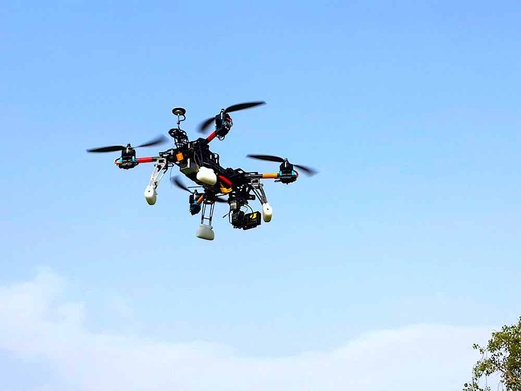
#> input picture images/02c436d5-pic_1214.jpg, 521 x 391 px, shrunk from 1000 x 750 before the run, found by its file name; its folder holds 4 pictures in this run
$ jupyter execute --allow-errors Drone_Annotation_Project.ipynb   (shell and % lines are left out)
#> lines starting #> are read from the running program, lines starting #| are printed output that depends on the picture
<a href="https://colab.research.google.com/github/maxprodigy/drone-object-detection/blob/main/Drone_Annotation_Project.ipynb" target="_parent"></a>

# **PROJECT SUMMARY**

**I started by installing and configuring the Kaggle API to download and unzip a drone dataset. Then I listed the extracted files and checked the folder structure to verify proper extraction. Using glob, I searched for all image files in the dataset and printed a count of found images. I also set up Ngrok for tunneling, remote access and annotation purposes.**

**Finally I annotated the images on 'Label Studio' and brought the COCO version back here for visualization and splitting the training sets**

[cell 1]
import os

# Set up Kaggle API key
os.environ["KAGGLE_CONFIG_DIR"] = "/content"

# Download and unzip the dataset

[cell 2]
import os

# List all files and folders in the root directory
#> (the rest of this cell did not finish here and is left out)

[cell 3]
import os

# Check extracted files
dataset_path = "/content"
#> (the rest of this cell did not finish here and is left out)

[cell 4]
import glob

# Find images in all subdirectories
image_files = glob.glob("/content/**/*.jpg", recursive=True)  # Adjust for PNG if needed

print(f"🖼️ Found {len(image_files)} images")
print("First few images:", image_files[:5])

[cell 5]
from google.colab import files

uploaded = files.upload()  # Manually select your COCO JSON annotation file
#> the answer given: 026afe2a-yoto00059.jpg

[cell 6]
import os

print("📂 Files in Colab session:")
#> (the rest of this cell did not finish here and is left out)

[cell 7]
import json

# Define the correct path to your COCO JSON file
json_path = "/content/result.json"  # Adjust if it's in a different folder

# Load the COCO JSON file
with open(json_path, "r") as f:
#> (reads result.json from the repository)
    coco_data = json.load(f)

# Print summary of the dataset
print(f" Successfully loaded {len(coco_data['images'])} images and {len(coco_data['annotations'])} annotations.")
print("Categories:", coco_data["categories"])

[cell 8]
# Print first 5 image filenames from COCO JSON
print("First few image filenames in COCO JSON:", [img["file_name"] for img in coco_data["images"][:5]])

# Print first 5 images in /content/
import os
#> (the rest of this cell did not finish here and is left out)

[cell 9]
import os

# List files in the main /content/ directory
#> (the rest of this cell did not finish here and is left out)

[cell 10]
import shutil

# Create the /content/images/ folder
os.makedirs("/content/images", exist_ok=True)

# Move all .jpg and .png files to /content/images/
#> (the rest of this cell did not finish here and is left out)

[cell 11]
# Remove "images\\" from all filenames in COCO JSON
for img in coco_data["images"]:
    img["file_name"] = img["file_name"].split("\\")[-1]  # Keep only the filename

print("Fixed filenames in COCO JSON")

[cell 12]
# Print first 5 image filenames from COCO JSON
print("📂 First few image filenames in COCO JSON:", [img["file_name"] for img in coco_data["images"][:5]])

# Print first 5 images in /content/images/
print("📂 First few uploaded images:", os.listdir("/content/images/")[:5])

#> (a cell that did not finish here is left out)

[cell 14]
from google.colab import files

# Upload missing images manually
uploaded = files.upload()  # Select the missing images from your local computer
#> the answer given: 02c436d5-pic_1214.jpg

[cell 15]
import cv2
import matplotlib.pyplot as plt
import random

# Pick a random image from the dataset
image_info = random.choice(coco_data["images"])
image_path = f"/content/images/{image_info['file_name']}"  # Ensure path matches

# Load the image
image = cv2.imread(image_path)
#> image is the input picture: shape (391, 521, 3); mean B, G, R 245.1, 208.1, 168.6
if image is None:
    print(f"Error: Image not found at {image_path}")
else:
    image = cv2.cvtColor(image, cv2.COLOR_BGR2RGB)

    # Draw bounding boxes
    for ann in coco_data["annotations"]:
        if ann["image_id"] == image_info["id"]:
            x, y, w, h = map(int, ann["bbox"])
            cv2.rectangle(image, (x, y), (x + w, y + h), (255, 0, 0), 2)
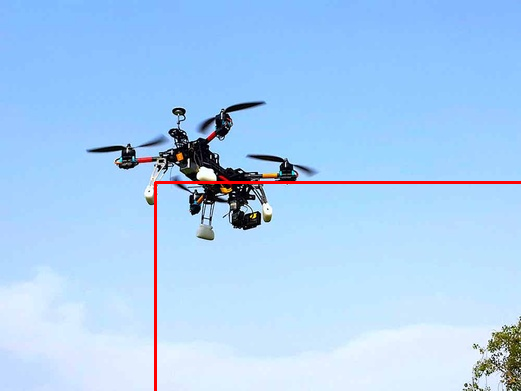
#> image: shape (391, 521, 3); mean R, G, B 169.4, 206.5, 243.2

    # Show the image with bounding boxes
    plt.imshow(image)
    plt.axis("off")
    plt.title("COCO Annotations")
    plt.show()

[cell 16]
import random
import shutil
import os

# Create train/test folders
os.makedirs("/content/images/train", exist_ok=True)
os.makedirs("/content/images/test", exist_ok=True)

# Get image filenames from COCO JSON
image_files = [img["file_name"] for img in coco_data["images"]]
random.shuffle(image_files)

# Split dataset (80% Train, 20% Test)
split_index = int(0.8 * len(image_files))
#> split_index = 20
train_files, test_files = image_files[:split_index], image_files[split_index:]
#> train_files = 20 items, first 6: '2847c2bd-pic_1204.jpg', '026afe2a-yoto00059.jpg', '778f92a8-pic_818.jpg', 'c03b055d-pic_1034.jpg', 'ab0e54db-scene00346.jpg', '1811d06d-pic_1166.jpg'; test_files = ['464e54c2-pic_1182.jpg', '9211d94b-scene00316.jpg', '5f8c4ca1-foto14936.jpg', 'b8197d04-pic_1216.jpg', '8aa20cea-pic_811.jpg']

# Move images to train/test folders
for file in train_files:
    shutil.move(f"/content/images/{file}", "/content/images/train/")
#> this loop made 20 passes
#> file on passes 1 to 12: '2847c2bd-pic_1204.jpg', '026afe2a-yoto00059.jpg', '778f92a8-pic_818.jpg', 'c03b055d-pic_1034.jpg', 'ab0e54db-scene00346.jpg', '1811d06d-pic_1166.jpg', 'ab010eeb-scene00301.jpg', 'f2df39de-scene00286.jpg', '756d9f6b-pic_932.jpg', '9a79383e-pic_953.jpg', '7a81fd4f-pic_1176.jpg', '68f9ff36-foto05279.jpg'

for file in test_files:
    shutil.move(f"/content/images/{file}", "/content/images/test/")
#> this loop made 5 passes
#> file on passes 1 to 5: '464e54c2-pic_1182.jpg', '9211d94b-scene00316.jpg', '5f8c4ca1-foto14936.jpg', 'b8197d04-pic_1216.jpg', '8aa20cea-pic_811.jpg'

print(f"✅ Split dataset: {len(train_files)} train images, {len(test_files)} test images.")
#| ✅ Split dataset: 20 train images, 5 test images.
